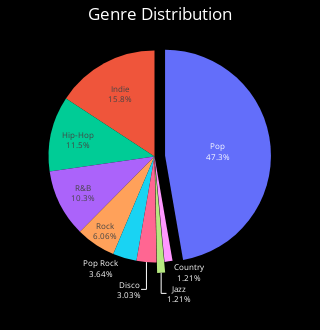

Notebook code cell kept with this figure:
### Code cell
import plotly.express as px

# Assuming genre_mood is your DataFrame
fig = px.pie(genre_mood, names='Genre', title='Genre Distribution')

# Turn the plot into dark mode
fig.update_layout(
    paper_bgcolor='black',  # Set background to black
    plot_bgcolor='black',   # Set plot background to black
    font_color='white',     # Change font color to white
    title_font_color='white', # Change title font color to white
    title_x=0.5,  # Center the title
    margin=dict(t=40, b=0, l=0, r=0),  # Add margins to prevent cutting off label
    showlegend=False
)

# Show genre names directly on the pie chart
fig.update_traces(textinfo='percent+label', textfont_size=8, pull=[0.1, 0.1]) 

# Adjust width of the chart
fig.update_layout(width=280, height=330)  # Adjust width to your preference

fig.write_html("./static/charts/genre_distr.html")

# Display the pie chart
fig.show()

### Figure 1 — Plotly figure (JSON) as saved in the notebook; plotly's stock layout.template omitted (floating-point values rounded to 4 significant figures; data arrays with more than 128 entries replaced by an {"elided": "..."} marker saying what was removed)
{"data": [{"domain": {"x": [0, 1], "y": [0, 1]}, "hovertemplate": "Genre=%{label}<extra></extra>", "labels": {"elided": "165 str values"}, "legendgroup": "", "name": "", "pull": [0.1, 0.1], "showlegend": true, "textfont": {"size": 8}, "textinfo": "percent+label", "type": "pie"}], "layout": {"font": {"color": "white"}, "height": 330, "legend": {"tracegroupgap": 0}, "margin": {"b": 0, "l": 0, "r": 0, "t": 40}, "paper_bgcolor": "black", "plot_bgcolor": "black", "showlegend": false, "title": {"font": {"color": "white"}, "text": "Genre Distribution", "x": 0.5}, "width": 280}}
